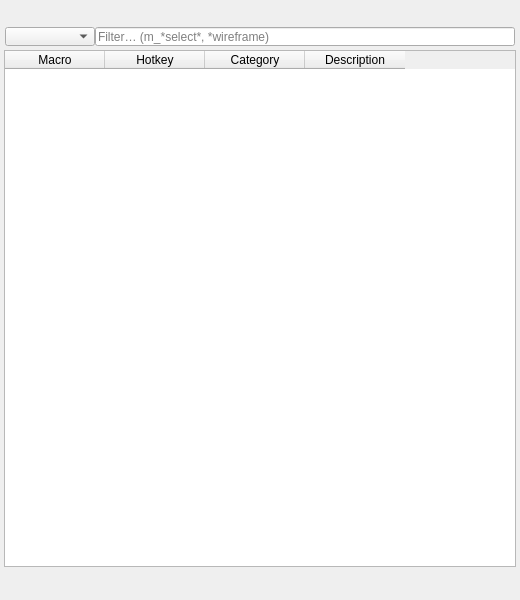
<?xml version="1.0" encoding="UTF-8"?>
<ui version="4.0">
 <class>macro_manager</class>
 <widget class="QMainWindow" name="macro_manager">
  <property name="geometry">
   <rect>
    <x>0</x>
    <y>0</y>
    <width>520</width>
    <height>600</height>
   </rect>
  </property>
  <widget class="QWidget" name="centralwidget">
   <layout class="QVBoxLayout" name="verticalLayout">
    <property name="spacing">
     <number>4</number>
    </property>
    <property name="leftMargin">
     <number>4</number>
    </property>
    <property name="topMargin">
     <number>4</number>
    </property>
    <property name="rightMargin">
     <number>4</number>
    </property>
    <property name="bottomMargin">
     <number>4</number>
    </property>
    <item>
     <widget class="Header" name="header" native="true">
      <property name="minimumSize">
       <size>
        <width>0</width>
        <height>19</height>
       </size>
      </property>
      <property name="maximumSize">
       <size>
        <width>16777215</width>
        <height>19</height>
       </size>
      </property>
      <property name="font">
       <font>
        <weight>75</weight>
        <bold>true</bold>
       </font>
      </property>
      <property name="text" stdset="0">
       <string>MACRO MANAGER</string>
      </property>
     </widget>
    </item>
    <item>
     <layout class="QHBoxLayout" name="filterLayout">
      <property name="spacing">
       <number>0</number>
      </property>
      <property name="leftMargin">
       <number>1</number>
      </property>
      <property name="topMargin">
       <number>0</number>
      </property>
      <property name="rightMargin">
       <number>1</number>
      </property>
      <property name="bottomMargin">
       <number>0</number>
      </property>
      <item>
       <widget class="ComboBox" name="cmb000">
        <property name="minimumSize">
         <size>
          <width>90</width>
          <height>19</height>
         </size>
        </property>
        <property name="maximumSize">
         <size>
          <width>90</width>
          <height>19</height>
         </size>
        </property>
        <property name="toolTip">
         <string>Filter macros by category.</string>
        </property>
       </widget>
      </item>
      <item>
       <widget class="LineEdit" name="txt000">
        <property name="minimumSize">
         <size>
          <width>0</width>
          <height>19</height>
         </size>
        </property>
        <property name="maximumSize">
         <size>
          <width>16777215</width>
          <height>19</height>
         </size>
        </property>
        <property name="toolTip">
         <string>Filter macros by name or description using wildcards (case-insensitive).

  *          any characters    m_*select*  → m_object_selection, m_vertex_selection …
  ?          single character
  [abc]      character set

Separate multiple patterns with commas.</string>
        </property>
        <property name="placeholderText">
         <string>Filter… (m_*select*, *wireframe)</string>
        </property>
        <property name="clearButtonEnabled">
         <bool>false</bool>
        </property>
       </widget>
      </item>
     </layout>
    </item>
    <item>
     <widget class="TableWidget" name="tbl000">
      <property name="selectionMode">
       <enum>QAbstractItemView::ExtendedSelection</enum>
      </property>
      <property name="selectionBehavior">
       <enum>QAbstractItemView::SelectRows</enum>
      </property>
      <attribute name="horizontalHeaderVisible">
       <bool>true</bool>
      </attribute>
      <column>
       <property name="text">
        <string>Macro</string>
       </property>
      </column>
      <column>
       <property name="text">
        <string>Hotkey</string>
       </property>
      </column>
      <column>
       <property name="text">
        <string>Category</string>
       </property>
      </column>
      <column>
       <property name="text">
        <string>Description</string>
       </property>
      </column>
     </widget>
    </item>
    <item>
     <widget class="Footer" name="footer" native="true">
      <property name="minimumSize">
       <size>
        <width>0</width>
        <height>25</height>
       </size>
      </property>
     </widget>
    </item>
   </layout>
  </widget>
 </widget>
 <customwidgets>
  <customwidget>
   <class>Header</class>
   <extends>QWidget</extends>
   <header>uitk.widgets.header</header>
  </customwidget>
  <customwidget>
   <class>Footer</class>
   <extends>QWidget</extends>
   <header>uitk.widgets.footer</header>
  </customwidget>
  <customwidget>
   <class>LineEdit</class>
   <extends>QLineEdit</extends>
   <header>uitk.widgets.lineEdit</header>
  </customwidget>
  <customwidget>
   <class>TableWidget</class>
   <extends>QTableWidget</extends>
   <header>uitk.widgets.table_widget</header>
  </customwidget>
  <customwidget>
   <class>ComboBox</class>
   <extends>QComboBox</extends>
   <header>uitk.widgets.comboBox.ComboBox.h</header>
  </customwidget>
 </customwidgets>
 <resources/>
 <connections/>
</ui>
